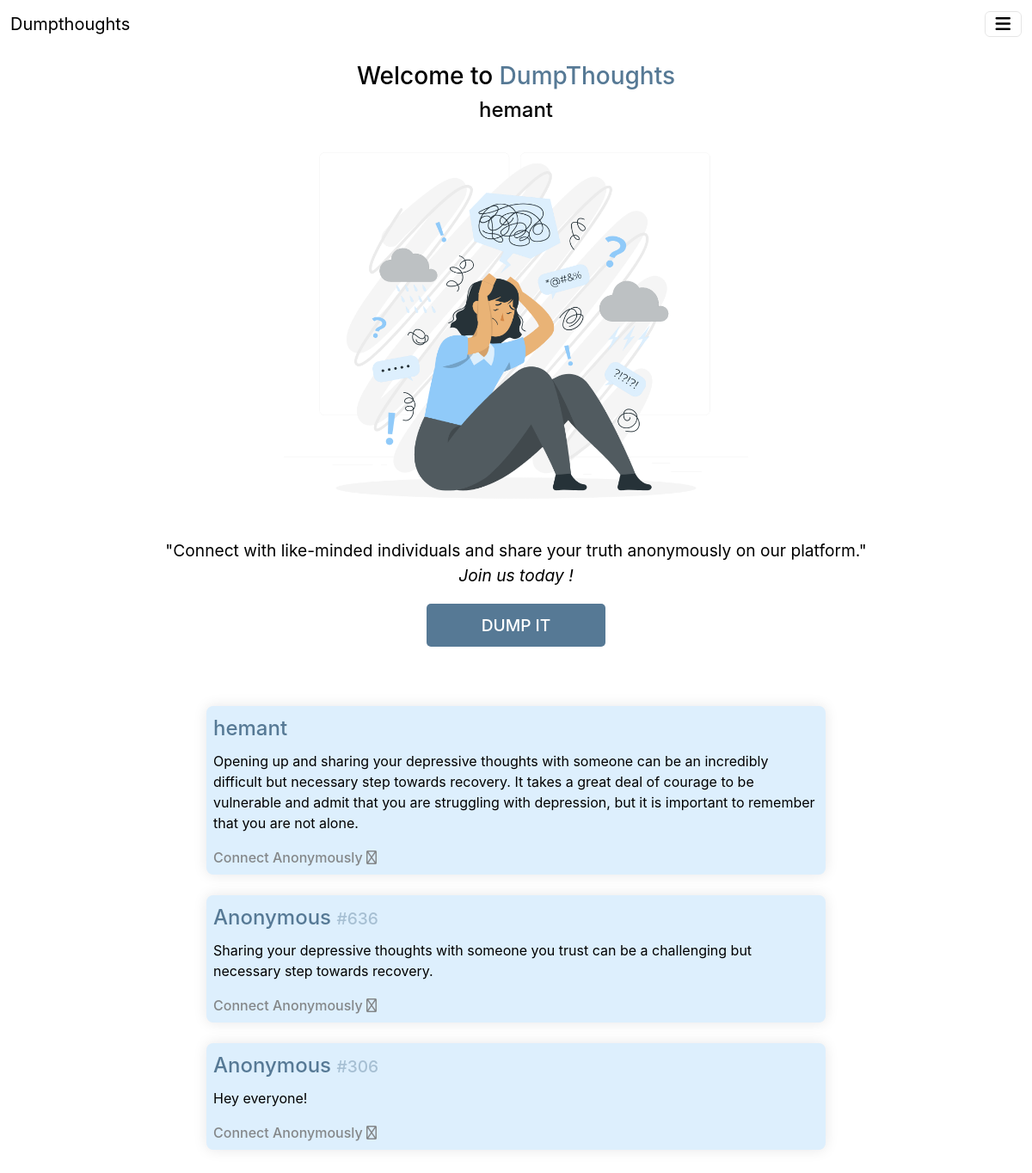
The app's page / (signed in) with its own data.
### HomeModule/models.py (models this page shows)
class Post(models.Model):
    author = models.ForeignKey(User, on_delete=models.CASCADE)
    body = models.TextField()
    postkey = models.CharField(max_length=150, default=0)

### HomeModule/views.py (the view)
# urls.py: path('', views.home, name='home'),
def home(request):
    allPosts = Post.objects.all()
    allProfiles = userProfile.objects.all()
    roomcount = 0
    if request.user.is_authenticated:
        userprofile = userProfile.objects.get(profile_username=request.user)
        userkey = userprofile.key
        roomcount = len(Room.objects.filter(senderkey=userkey) | Room.objects.filter( receiverkey = userkey))
    context = {'allPosts':allPosts,'allProfiles':allProfiles,'roomcount':roomcount}
    return render(request,'home.html', context)

### templates/home.html (shortened to what this page needs)
{% extends 'base.html' %}
{% load static %}
{% block content %}
<br><br>
<link rel ="stylesheet" href="{% static 'css/home.css' %}">
<div class="header">
    <center>
        <br>
        <div class="header-headline">
            <h3>Welcome to <span style="color:#567995;">DumpThoughts</span></h3>
            {% if user.is_authenticated %}
            <h4>{{request.user}}</h4>
            {% endif %}
        </div>
        <center>
            <img src="\static\img\homeanxiety.png" class="home-header-image">
        </center>
        <div class="header-content">
            <p>"Connect with like-minded individuals and share your truth anonymously on our platform."<br><span style="font-style: italic;">Join us today !</span> </p>
        </div>
        {% if user.is_authenticated %}
            <button class="custom-btn btn-4" onclick="location.href='/dump'"><span>DUMP IT</span></button>
        {% else %}
        <button class="custom-btn btn-4""><span>DUMP IT</span></button>
        {% endif %}
            <br><br><br><br>
    </center>
</div>
<div class="posts">
    <div class="posts-title">
        <h4 style="margin-left:0.5rem; color: white; text-align: center;">Thoughts</h4>
    </div>
    <br>
    {% for post in allPosts %}
    <div class="card-container">
        {% if post.author != request.user %}
        <div class="card-header">Anonymous <span class="card-key""> #{{post.postkey}}</span></div>
        {% else %}
        <div class="card-header">{{post.author}}</div>
        {% endif %}
        <div class="card-content">
            <p>{{post.body}}</p>
        </div>
        <div class="card-endtags"> <a href="/chat/{{post.postkey}}" class="connect">Connect Anonymously <i class="fa-regular fa fa-arrow-right"></i></a></div>
    </div>
<br>
    {% endfor %}
</div>
<br><br>
{% endblock content %}

### static/css/base.css (style rules this page uses)
body { background: white !important; }

### records on screen
Post: author "hemant", body "Opening up and sharing your depressive thoughts with someone can be an incredibly difficult but necessary step towards recovery. It takes a great deal of courage to be vulnerable and admit that you are struggling with depression, but it is important to remember that you are not alone."
Post: postkey "636", body "Sharing your depressive thoughts with someone you trust can be a challenging but necessary step towards recovery."
Post: postkey "306", body "Hey everyone!"
